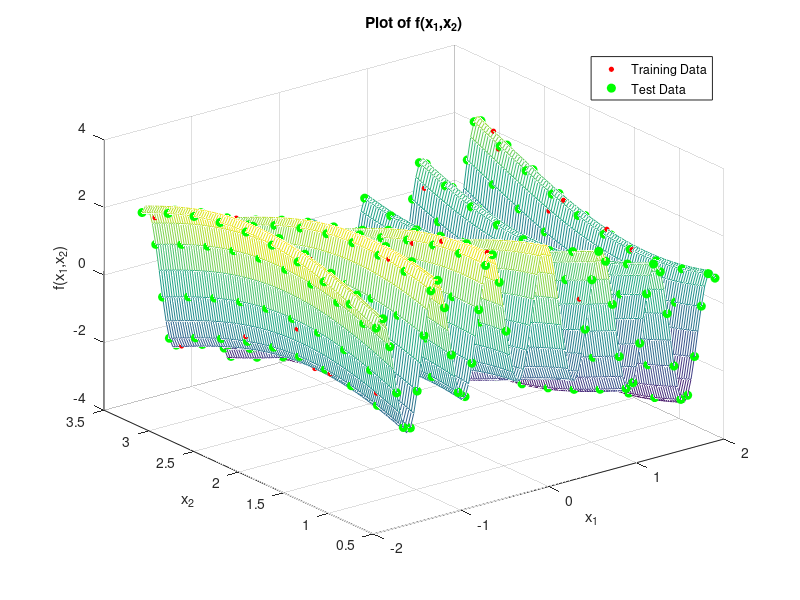

This chart was generated by the following MATLAB code: (Note: this script raises an error after producing the figure.)
[x11,x21] = meshgrid(linspace(-1.932,-0.45,20),...
    linspace(0.534,3.142,10));
[x12,x22] = meshgrid(linspace(0.45,1.932,20),...
    linspace(0.534,3.142,10));
Xstar = [reshape(x11,1,[]) reshape(x12,1,[]);reshape(x21,1,[]) reshape(x22,1,[])];
Xstar = Xstar';
ystar = 2*cos(10*Xstar(:,1)) + 1.3*cos(sum(Xstar,2));

[x1,x2] = meshgrid(linspace(-1.932,1.932,100),...
    linspace(0.534,3.142,100));

fx = 2*cos(10*x1) + 1.3*cos(x1+x2);

%Ntraining = 100;
Ntraining = 65;

X = [((1.932-0.45)*rand(Ntraining,1)+0.45).*(randi([0,1],Ntraining,1)*2-1) ...
    (3.142-0.534)*rand(Ntraining,1)+0.534];

y = 2*cos(10*X(:,1)) + 1.3*cos(sum(X,2));

%Xstar = [((1.932-0.45)*rand(400,1)+0.45).*(randi([0,1],400,1)*2-1) ...
%    (3.142-0.534)*rand(400,1)+0.534];

%ystar = 2*cos(10*Xstar(:,1)) + 1.3*cos(sum(Xstar,2));

%Xstar = [((1.932-0.45)*rand(400,1)+0.45).*(randi([0,1],400,1)*2-1) ...
%    (3.142-0.534)*rand(400,1)+0.534];

%ystar = 2*cos(10*Xstar(:,1)) + 1.3*cos(sum(Xstar,2));


figure
%surf(x1,x2,fx,'FaceColor','interp','EdgeColor','none'); hold on;
mesh(x1,x2,fx,'FaceLighting','gouraud','LineWidth',0.3); hold on;
%surf(x1,x2,fx); hold on;
h(1) = scatter3(X(1:end,1),X(1:end,2),y,10,...
    'MarkerEdgeColor',[1 0 0],...
    'MarkerFaceColor',[1 0 0]);

h(2) = scatter3(Xstar(1:end,1),Xstar(1:end,2),ystar,...
    'MarkerEdgeColor',[0 1 0],...
    'MarkerFaceColor',[0 1 0]);
legend(h,'Training Data','Test Data','Location','northeast')

title('Plot of f(x_1,x_2)')
xlabel('x_1')
ylabel('x_2')
zlabel('f(x_1,x_2)')

if 7~=exist('Output/PAQ2d','dir')
    mkdir('Output/PAQ2d')
end

ax = gca;
outerpos = ax.OuterPosition;
ti = ax.TightInset; 
left = outerpos(1) + ti(1);
bottom = outerpos(2) + ti(2);
ax_width = outerpos(3) - ti(1) - ti(3);
ax_height = outerpos(4) - ti(2) - ti(4);
ax.Position = [left bottom ax_width ax_height];

fig = gcf;
fig.PaperPositionMode = 'auto';
fig_pos = fig.PaperPosition;
fig.PaperSize = [fig_pos(3) fig_pos(4)];

print(gcf, '-dpdf', 'Output/PAQ2d/fxOrth.pdf');
title('Front View of $$f(\mathbf{x})$$', 'Interpreter', 'Latex', 'FontSize', 22)
xlabel('$$x_1$$', 'Interpreter', 'Latex', 'FontSize', 22)
ylabel('$$x_2$$', 'Interpreter', 'Latex', 'FontSize', 22)
zlabel('$$f(x)$$', 'Interpreter', 'Latex', 'FontSize', 22)
view(0, 0);
ti = ax.TightInset; 
left = outerpos(1) + ti(1);
bottom = outerpos(2) + ti(2);
ax_width = outerpos(3) - ti(1) - ti(3);
ax_height = outerpos(4) - ti(2) - ti(4);
ax.Position = [left bottom ax_width ax_height];
print(gcf, '-dpdf', 'Output/PAQ2d/fxSide.pdf');
print(gcf, '-dpdf', 'Output/PAQ2d/fxFront.pdf');
view(90, 0);

title('Side View of $$f(\mathbf{x})$$', 'Interpreter', 'Latex', 'FontSize', 22)
xlabel('$$x_1$$', 'Interpreter', 'Latex', 'FontSize', 22)
ylabel('$$x_2$$', 'Interpreter', 'Latex', 'FontSize', 22)
zlabel('$$f(x)$$', 'Interpreter', 'Latex', 'FontSize', 22)
print(gcf, '-dpdf', 'Output/PAQ2d/fxSide.pdf');
view(0, 90);

title('Top View of $$f(\mathbf{x})$$', 'Interpreter', 'Latex', 'FontSize', 22)
xlabel('$$x_1$$', 'Interpreter', 'Latex', 'FontSize', 22)
ylabel('$$x_2$$', 'Interpreter', 'Latex', 'FontSize', 22)
zlabel('$$f(x)$$', 'Interpreter', 'Latex', 'FontSize', 22)
print(gcf, '-dpdf', 'Output/PAQ2d/fxTop.pdf');



figure
h(1) = scatter3(X(1:end,1),X(1:end,2),y,10,...
    'MarkerEdgeColor',[1 0 0],...
    'MarkerFaceColor',[1 0 0]);hold on;
h(2) = scatter3(Xstar(1:end,1),Xstar(1:end,2),ystar,'+',...
    'MarkerEdgeColor',[0 1 0],...
    'MarkerFaceColor',[0 1 0]);
legend(h,'Training Data','Test Data','Location','northeast')

title('Plot of f(x_1,x_2)')
xlabel('x_1')
ylabel('x_2')
zlabel('f(x_1,x_2)')

if 7~=exist('Output/PAQ2d','dir')
    mkdir('Output/PAQ2d')
end

ax = gca;
outerpos = ax.OuterPosition;
ti = ax.TightInset; 
left = outerpos(1) + ti(1);
bottom = outerpos(2) + ti(2);
ax_width = outerpos(3) - ti(1) - ti(3);
ax_height = outerpos(4) - ti(2) - ti(4);
ax.Position = [left bottom ax_width ax_height];

fig = gcf;
fig.PaperPositionMode = 'auto';
fig_pos = fig.PaperPosition;
fig.PaperSize = [fig_pos(3) fig_pos(4)];

print(gcf, '-dpdf', 'Output/PAQ2d/fxNoMeshOrth.pdf');
title('Frount View of $$f(\mathbf{x})$$', 'Interpreter', 'Latex', 'FontSize', 22)
xlabel('$$x_1$$', 'Interpreter', 'Latex', 'FontSize', 22)
ylabel('$$x_2$$', 'Interpreter', 'Latex', 'FontSize', 22)
zlabel('$$f(x)$$', 'Interpreter', 'Latex', 'FontSize', 22)
view(0, 0);
ti = ax.TightInset; 
left = outerpos(1) + ti(1);
bottom = outerpos(2) + ti(2);
ax_width = outerpos(3) - ti(1) - ti(3);
ax_height = outerpos(4) - ti(2) - ti(4);
ax.Position = [left bottom ax_width ax_height];
print(gcf, '-dpdf', 'Output/PAQ2d/fxFrontNoMesh.pdf');
view(90, 0);

title('Side View of $$f(\mathbf{x})$$', 'Interpreter', 'Latex', 'FontSize', 22)
xlabel('$$x_1$$', 'Interpreter', 'Latex', 'FontSize', 22)
ylabel('$$x_2$$', 'Interpreter', 'Latex', 'FontSize', 22)
zlabel('$$f(x)$$', 'Interpreter', 'Latex', 'FontSize', 22)
print(gcf, '-dpdf', 'Output/PAQ2d/fxSideNoMesh.pdf');
view(0, 90);

title('Top View of $$f(\mathbf{x})$$', 'Interpreter', 'Latex', 'FontSize', 22)
xlabel('$$x_1$$', 'Interpreter', 'Latex', 'FontSize', 22)
ylabel('$$x_2$$', 'Interpreter', 'Latex', 'FontSize', 22)
zlabel('$$f(x)$$', 'Interpreter', 'Latex', 'FontSize', 22)
print(gcf, '-dpdf', 'Output/PAQ2d/fxTopNoMesh.pdf');



save('Output/PAQ2d/Data.mat','X','y','Xstar','ystar')